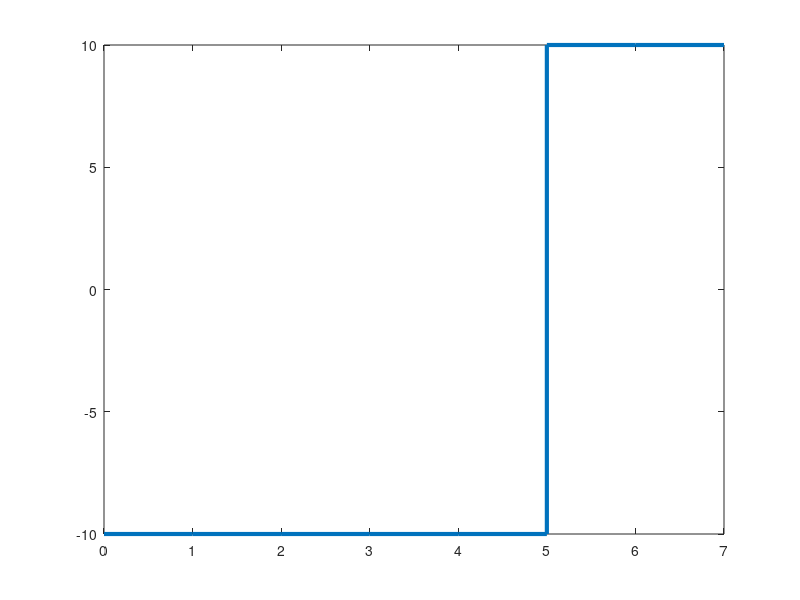
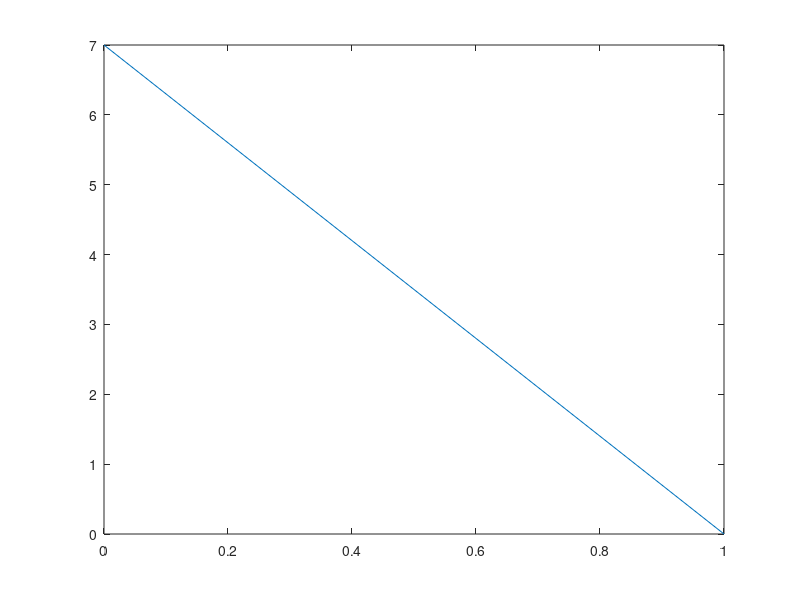

These figures' MATLAB source, in order:
CodigoMensaje='7'
Opcion = 1;
n=length(CodigoMensaje); % Longitud del mensaje ingresado en decimal
CodBinario = zeros(n,8); % Vector para almacenar el mensaje en binario 
b = zeros(1,n+1);
t = [0,1:n];
for i=1:n
    b(1,i) = str2double(CodigoMensaje(i)); % Vector con el mensaje en decimal
end;
for i=1:n
    CodBinario2 = dec2bin(str2double(CodigoMensaje(i)));
    lcb = length(CodBinario2);
    rlcb = 8 - lcb;
    for j=1:lcb
        CodBinario(i,rlcb+j) = str2double(CodBinario2(j)); 
    end;     
end;
Binario = '';
for m=1:n
    for k=1:8
        Binario = strcat(Binario,num2str(CodBinario(m,k))); % Vector con el mensaje en binario
    end;
end;
n2 = length(Binario); % Longitud total del mensaje en binario
x = [0,1:n2-1];
a = zeros(1,n2);
for j=1:n2
    a(1,j) = str2double(Binario(j));  %Mensaje binario
end
d = a;
if Opcion == 1
    for i=1:n2
        if a(1,i) == 1
            a(1,i) = 10;
        else
            a(1,i) = -10; 
        end;
    end;
    figure
    stairs(x,a,'linewidth',3);
    figure
    plot(t,b) 
    d 
end;
H=[0 0;0 1];
H0 = H(1,:);
H1 = H(2,:);
MORT = [];
for i=1:n2
    if a(1,i)==-10
        paridad = 1;
        MORT = [MORT H0 paridad];
    else
        paridad = 0;
        MORT = [MORT H1 paridad];
    end;
end;
MORT




        